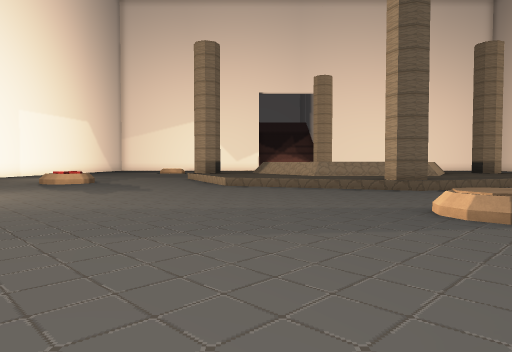
View 1 (above)

20 first-person views from a walk through a 3-D level made in the Unity game engine. The camera is 1.2 m above the floor, tilts 2° down and sees 70° across. The floor is counted in squares, 2 m on a side. Each view is taken from the middle of a square. On the plan, view 1 faces up. The plan holds only what a view shows up to about 10 squares ahead; the rest is blank. The place goes on beyond the plan. Some surface patterns are stand-ins.

View 2
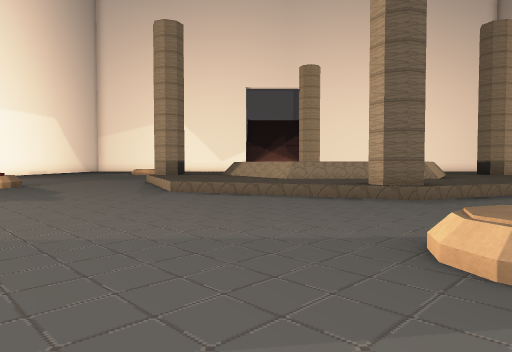

View 3
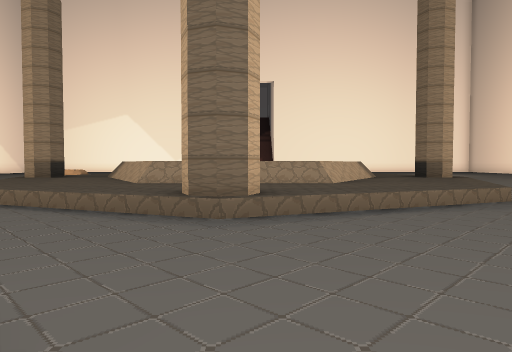

View 4
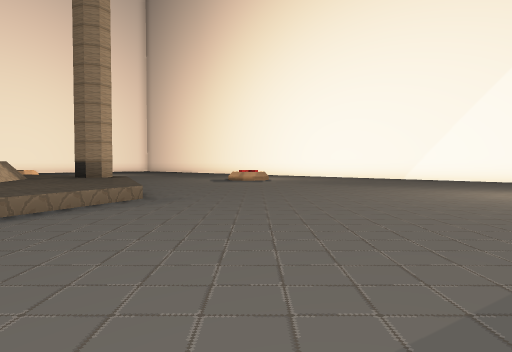

View 5
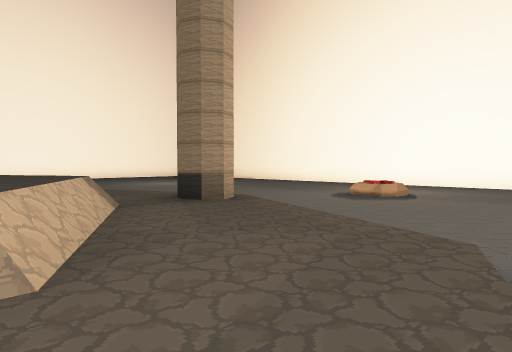

View 6
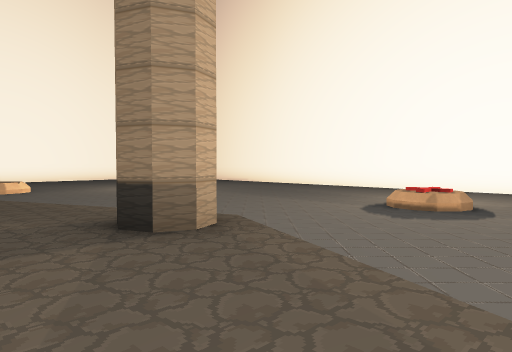

View 7
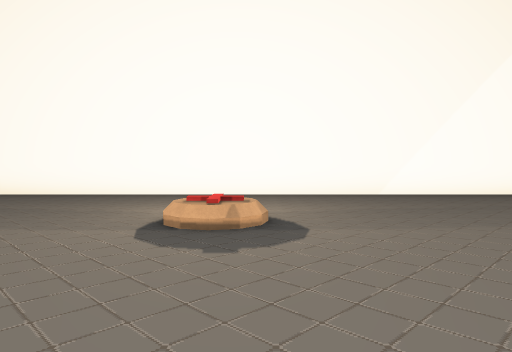

View 8
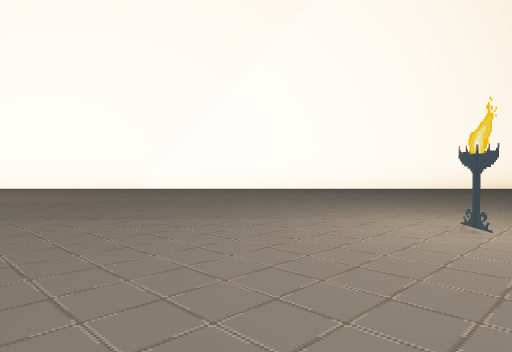

View 9
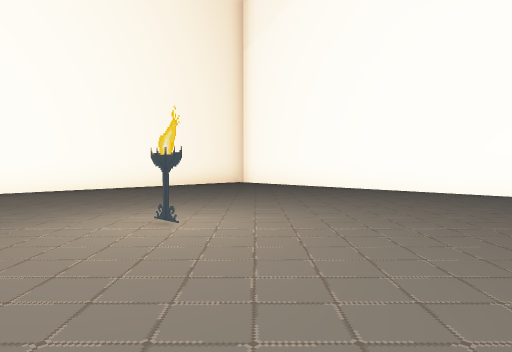

View 10
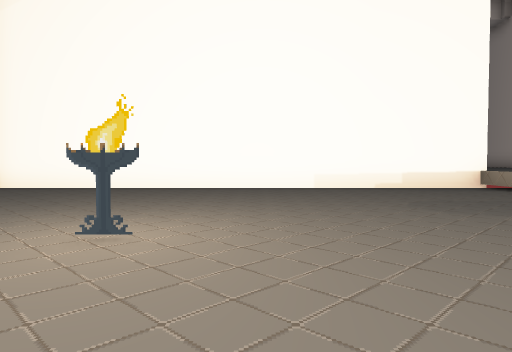

View 11
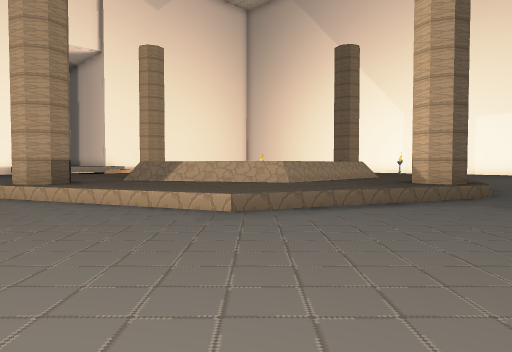

View 12
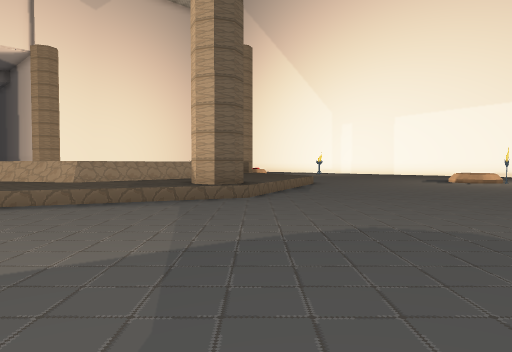

View 13
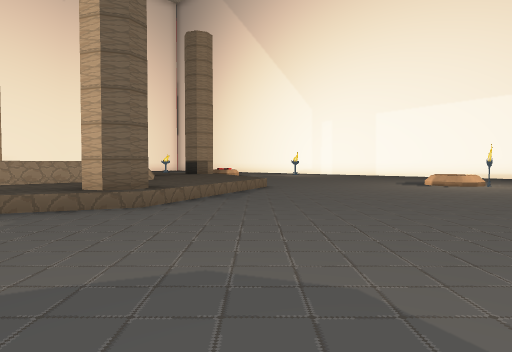

View 14
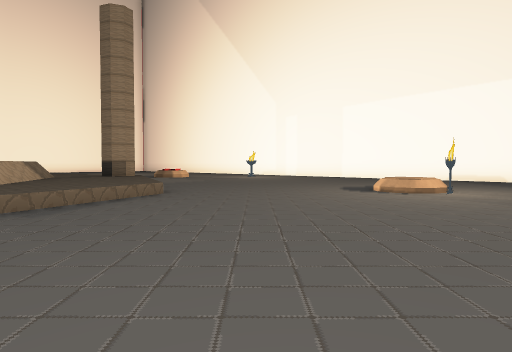

View 15
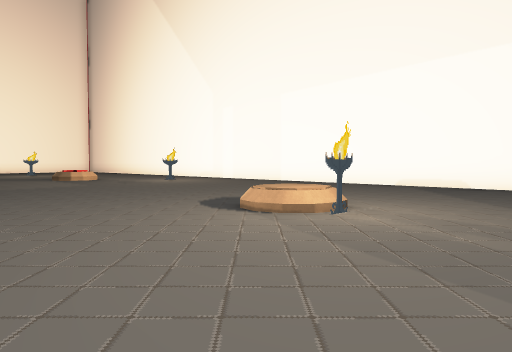

View 16
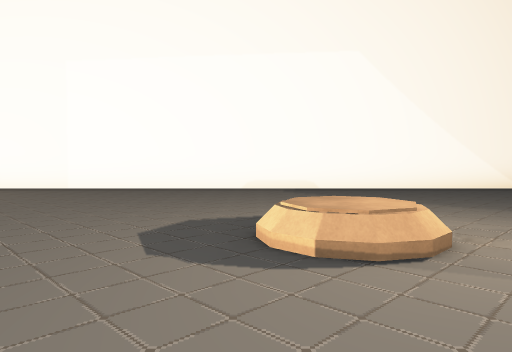

View 17
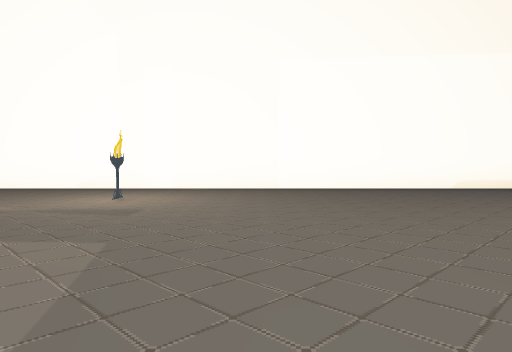

View 18
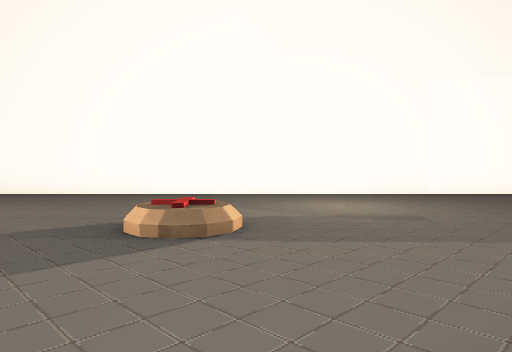

View 19
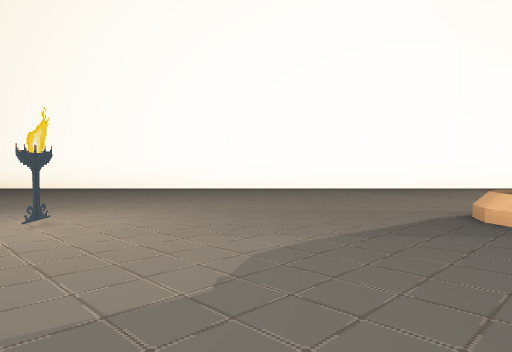

View 20
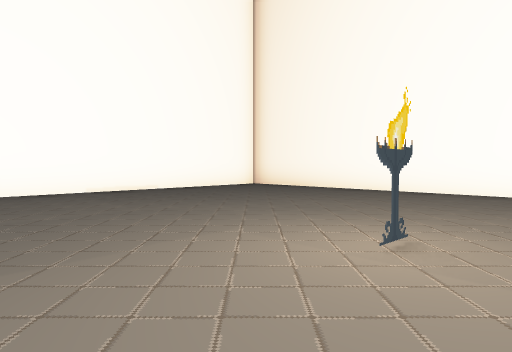

### Floor plan
Key: @ floor where view 1 was taken; # wall or solid block; . main floor; : floor 0.5 m higher than the main floor; / step, stairs or slope; = window, fence, low wall or low ledge; ^ raised ledge; O other object.
Columns run from 11 left of view 1 to 19 right of it. Each row starts with its distance up from view 1.
 25 #....  .............
 24 #...................O
 23 #.....=.............O
 22 #.....O................
 21 #.....O................
 20 #............//#/......       #
 19 #........../::::::/....     ..#
 18 #........./::::::::/..  .. ...#
 17 #.........:::^^^^:::.. .......#
 16 #......../::^    ^::/.........#
 15 #........ ::^    ^=::.........#
 14 #..=.....#:=     ^^:#/...O=...#
 13 #......../::^    ^:::....O....#
 12 #......../::=^  ^^::/.........#
 11 #....OO...:::^^^^:::..........#
 10 #........./::::::::/..........#
  9 #.........../:/#://...........#
  8 #.............//..............#
  7 #.............................#
  6 #....=........................#
  5 #.............O.........=.....#
  4 #............OO...............#
  3 #....... .....     ...........#
  2 #....... .....     ...........#
  1 #.......  ...     ............#
  0 #.......   @     ^............
 -1   ######         ^############
 -2                  ^

Where each view was taken, in squares from view 1:
view 1: 0 up, 0 right, facing up
view 2: 2 up, 1 right, facing up
view 3: 4 up, 4 right, facing up
view 4: 4 up, 5 right, facing up-right
view 5: 9 up, 5 right, facing up-right
view 6: 11 up, 7 right, facing up-right
view 7: 13 up, 9 right, facing right
view 8: 7 up, 10 right, facing right
view 9: 7 up, 10 right, facing down-right
view 10: 8 up, 12 right, facing down
view 11: 22 up, 11 right, facing down-left
view 12: 25 up, 8 right, facing down-left
view 13: 25 up, 6 right, facing down-left
view 14: 25 up, 3 right, facing down-left
view 15: 25 up, 1 left, facing down-left
view 16: 21 up, 2 left, facing left
view 17: 16 up, 2 left, facing left
view 18: 12 up, 1 left, facing left
view 19: 8 up, 2 left, facing left
view 20: 7 up, 3 left, facing down-left
